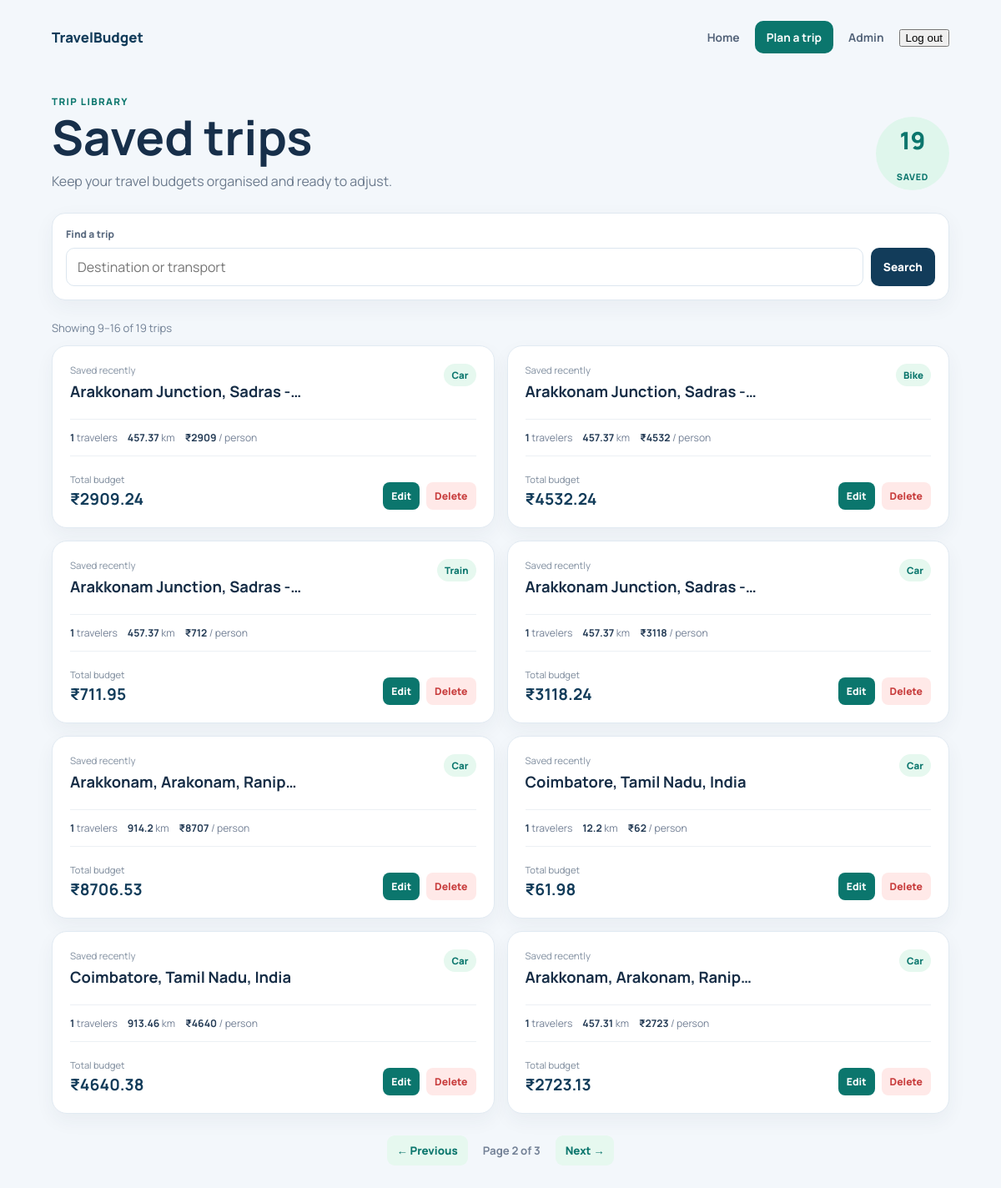
Screenshot of /trips?q=&page=2 (signed in) with the database file from the repository.
### tables this page shows
CREATE TABLE trips (
            id INTEGER PRIMARY KEY AUTOINCREMENT,
            destination TEXT,
            travelers INTEGER,
            total_distance REAL,
            transport_mode TEXT,
            transport_cost REAL,
            fuel_type TEXT,
            fuel_price REAL,
            fuel_cost REAL,
            food_cost REAL,
            room_cost REAL,
            toll_charges REAL,
            parking_fee REAL,
            vehicle_type TEXT,
            vehicle_rental_cost REAL,
            places_fee_total REAL,
            total_budget REAL,
            cost_per_person REAL
        , user_id INTEGER);

### app.py (the view)
@app.route("/trips")
@login_required
def trips():
    search_query = request.args.get("q", "").strip()
    try:
        page = max(1, int(request.args.get("page", 1)))
    except (TypeError, ValueError):
        page = 1
    per_page = 8
    where_clause = ""
    params = []
    if search_query:
        where_clause = "WHERE user_id = ? AND (destination LIKE ? OR transport_mode LIKE ?)"
        term = f"%{search_query}%"
        params = [session["user_id"], term, term]
    else:
        where_clause = "WHERE user_id = ?"
        params = [session["user_id"]]
    conn = get_db()
    total = conn.execute(
        f"SELECT COUNT(*) FROM trips {where_clause}", params
    ).fetchone()[0]
    total_pages = max(1, (total + per_page - 1) // per_page)
    page = min(page, total_pages)
    rows = conn.execute(
        f"SELECT * FROM trips {where_clause} ORDER BY id DESC LIMIT ? OFFSET ?",
        [*params, per_page, (page - 1) * per_page],
    ).fetchall()
    conn.close()
    return render_template(
        "trips.html", trips=rows, search_query=search_query, page=page,
        total_pages=total_pages, total=total,
        first_item=(page - 1) * per_page + 1 if total else 0,
    )

### app.py (called while the page is built)
def get_db():
    conn = sqlite3.connect("travel_budget.db")
    conn.row_factory = sqlite3.Row
    return conn

@app.before_request
def update_last_seen():
    user_id = session.get('user_id')
    if user_id:
        try:
            conn = get_db()
            conn.execute('UPDATE users SET last_seen = CURRENT_TIMESTAMP WHERE id = ?', (user_id,))
            conn.commit()
            conn.close()
        except Exception:
            pass

@app.context_processor
def inject_user():
    is_admin = False
    logged_in = 'user_id' in session
    user_name = session.get('user_name')
    if logged_in:
        try:
            conn = get_db()
            row = conn.execute('SELECT is_admin FROM users WHERE id=?', (session['user_id'],)).fetchone()
            conn.close()
            is_admin = False
            if row:
                try:
                    is_admin = bool(row['is_admin'])
                except Exception:
                    is_admin = False
        except Exception:
            is_admin = False
    return dict(is_admin=is_admin, logged_in=logged_in, user_name=user_name)

def login_required(view):
    @wraps(view)
    def wrapped_view(*args, **kwargs):
        if "user_id" not in session:
            return redirect(url_for("login", next=request.path))
        return view(*args, **kwargs)
    return wrapped_view

### templates/trips.html (shortened to what this page needs)
<!doctype html>
<html lang="en"><head><link rel="stylesheet" href="{{ url_for('static', filename='trip.css') }}"></head>
<body><main class="trips-shell"><header class="trips-header"><a href="/" class="brand">TravelBudget</a><nav><a href="/">Home</a><a class="plan-link" href="/planner?new=1">Plan a trip</a>{% if is_admin %}<a href="/admin">Admin</a>{% endif %}<form action="/logout" method="post"><button class="logout-btn" type="submit">Log out</button></form></nav></header><section class="trips-hero"><div><p class="eyebrow">Trip library</p><h1>Saved trips</h1><p>Keep your travel budgets organised and ready to adjust.</p></div><span class="trip-total">{{ total }}<small>saved</small></span></section>
<form class="trip-search" method="get" action="/trips" role="search"><label for="trip_search">Find a trip</label><div><input id="trip_search" type="search" name="q" value="{{ search_query }}" placeholder="Destination or transport"><button type="submit">Search</button>{% if search_query %}<a href="/trips">Clear</a>{% endif %}</div></form>
{% if trips %}<p class="trip-count">Showing {{ first_item }}–{{ first_item + trips|length - 1 }} of {{ total }} trip{{ '' if total == 1 else 's' }}</p><section class="trip-list">{% for trip in trips %}<article class="trip-card"><div class="trip-card-top"><div><p class="trip-date">Saved {{ trip['created_at'] if trip['created_at'] else 'recently' }}</p><h2>{{ trip['destination'] }}</h2></div><span class="mode-chip">{{ trip['transport_mode']|capitalize }}</span></div><div class="trip-stats"><span><b>{{ trip['travelers'] }}</b> travelers</span><span><b>{{ trip['total_distance'] or 0 }}</b> km</span><span><b>₹{{ '%.0f'|format(trip['cost_per_person'] or 0) }}</b> / person</span></div><div class="trip-card-bottom"><div><small>Total budget</small><strong>₹{{ '%.2f'|format(trip['total_budget'] or 0) }}</strong></div><div class="trip-actions"><a href="/edit/{{ trip['id'] }}">Edit</a><form action="/delete/{{ trip['id'] }}" method="post" onsubmit="return confirm('Delete this saved trip?')"><button type="submit">Delete</button></form></div></div></article>{% endfor %}</section>{% if total_pages > 1 %}<nav class="pagination" aria-label="Saved trip pages">{% if page > 1 %}<a href="{{ url_for('trips', q=search_query, page=page - 1) }}">← Previous</a>{% else %}<span>← Previous</span>{% endif %}<b>Page {{ page }} of {{ total_pages }}</b>{% if page < total_pages %}<a href="{{ url_for('trips', q=search_query, page=page + 1) }}">Next →</a>{% else %}<span>Next →</span>{% endif %}</nav>{% endif %}{% endif %}</main></body></html>

### static/trip.css (style rules this page uses)
:root { font-family:Manrope,Segoe UI,sans-serif;color:#162d46;background:#f3f7fb }
* { box-sizing:border-box }
body { margin:0 }
.trips-shell { max-width:1120px;margin:auto;padding:25px 22px 48px }
.trips-header { display:flex;justify-content:space-between;align-items:center }
.brand { color:#123c5a;font-size:1.05rem;font-weight:800;text-decoration:none }
.trips-header nav { display:flex;align-items:center;gap:18px }
.trips-header nav a { color:#54647a;font-size:.86rem;font-weight:700;text-decoration:none }
.trips-header .plan-link { padding:10px 14px;border-radius:10px;color:#fff;background:#0b766d }
.trips-hero { display:flex;justify-content:space-between;align-items:end;gap:20px;padding:50px 0 27px }
.eyebrow { margin:0 0 7px;color:#0b766d;font-size:.72rem;font-weight:800;letter-spacing:.12em;text-transform:uppercase }
.trips-hero h1 { margin:0;font-size:clamp(2.15rem,5vw,3.6rem);line-height:1;color:#172f4a }
.trips-hero p:last-child { margin:12px 0 0;color:#6b7a8d }
.trip-total { display:grid;place-items:center;min-width:88px;min-height:88px;border-radius:50%;color:#0b766d;background:#dff6ec;font-size:1.8rem;font-weight:800 }
.trip-total small { font-size:.67rem;text-transform:uppercase;letter-spacing:.07em }
.trip-search { padding:16px;border:1px solid #e0e9f1;border-radius:16px;background:#fff;box-shadow:0 8px 24px rgba(31,54,82,.05) }
.trip-search label { display:block;margin-bottom:8px;color:#5b6b80;font-size:.75rem;font-weight:800 }
.trip-search div { display:flex;align-items:center;gap:9px }
.trip-search input { flex:1;min-height:46px;padding:11px 13px;border:1px solid #dce6ef;border-radius:10px;font:inherit;outline:0 }
.trip-search button,.trip-search a { min-height:46px;padding:11px 15px;border:0;border-radius:10px;color:#fff;background:#123c5a;font:inherit;font-size:.85rem;font-weight:800;text-decoration:none;cursor:pointer }
.trip-count { margin:24px 0 12px;color:#718095;font-size:.82rem }
.trip-list { display:grid;grid-template-columns:repeat(2,minmax(0,1fr));gap:15px }
.trip-card { padding:21px;border:1px solid #e1eaf2;border-radius:18px;background:#fff;box-shadow:0 9px 22px rgba(31,54,82,.05) }
.trip-card-top,.trip-card-bottom { display:flex;justify-content:space-between;gap:15px }
.trip-date { margin:0;color:#8290a1;font-size:.72rem }
.trip-card h2 { max-width:280px;margin:5px 0 0;font-size:1.15rem;overflow:hidden;text-overflow:ellipsis;white-space:nowrap }
.mode-chip { align-self:start;padding:6px 9px;border-radius:99px;color:#0b766d;background:#e6f8ef;font-size:.72rem;font-weight:800 }
.trip-stats { display:flex;flex-wrap:wrap;gap:12px;margin:20px 0;padding:13px 0;border-top:1px solid #ecf0f4;border-bottom:1px solid #ecf0f4;color:#748196;font-size:.76rem }
.trip-stats b { color:#263d57 }
.trip-card-bottom small { display:block;color:#7b899a;font-size:.7rem }
.trip-card-bottom strong { display:block;margin-top:3px;color:#123c5a;font-size:1.2rem }
.trip-actions { display:flex;align-items:end;gap:8px }
.trip-actions a,.trip-actions button { padding:8px 10px;border:0;border-radius:8px;font:inherit;font-size:.76rem;font-weight:800;text-decoration:none;cursor:pointer }
.trip-actions a { color:#fff;background:#0b766d }
.trip-actions button { color:#c83d3d;background:#ffe9e8 }
.pagination { display:flex;justify-content:center;align-items:center;gap:18px;margin-top:26px;color:#738196;font-size:.83rem }
.pagination a,.pagination span { padding:9px 12px;border-radius:9px }
.pagination a { color:#0b766d;background:#e6f8ef;font-weight:800;text-decoration:none }

### rows the page displays
trips: trip "recently", destination "Arakkonam Junction, Sadras -…", transport_mode "Car", travelers "1", total_distance "457.37", cost_per_person "2909", total_budget "2909.24"
trips: trip "recently", destination "Arakkonam Junction, Sadras -…", transport_mode "Bike", travelers "1", total_distance "457.37", cost_per_person "4532", total_budget "4532.24"
trips: trip "recently", destination "Arakkonam Junction, Sadras -…", transport_mode "Train", travelers "1", total_distance "457.37", cost_per_person "712", total_budget "711.95"
trips: trip "recently", destination "Arakkonam Junction, Sadras -…", transport_mode "Car", travelers "1", total_distance "457.37", cost_per_person "3118", total_budget "3118.24"
trips: trip "recently", destination "Arakkonam, Arakonam, Ranip…", transport_mode "Car", travelers "1", total_distance "914.2", cost_per_person "8707", total_budget "8706.53"
trips: trip "recently", destination "Coimbatore, Tamil Nadu, India", transport_mode "Car", travelers "1", total_distance "12.2", cost_per_person "62", total_budget "61.98"
trips: trip "recently", destination "Coimbatore, Tamil Nadu, India", transport_mode "Car", travelers "1", total_distance "913.46", cost_per_person "4640", total_budget "4640.38"
trips: trip "recently", destination "Arakkonam, Arakonam, Ranip…", transport_mode "Car", travelers "1", total_distance "457.31", cost_per_person "2723", total_budget "2723.13"

### other values shown
{{ total }} "19"
{{ first_item }} "9"
{{ first_item + trips|length - 1 }} "16"
{{ '' if total == 1 else 's' }} "s"
{{ page }} "2"
{{ total_pages }} "3"
